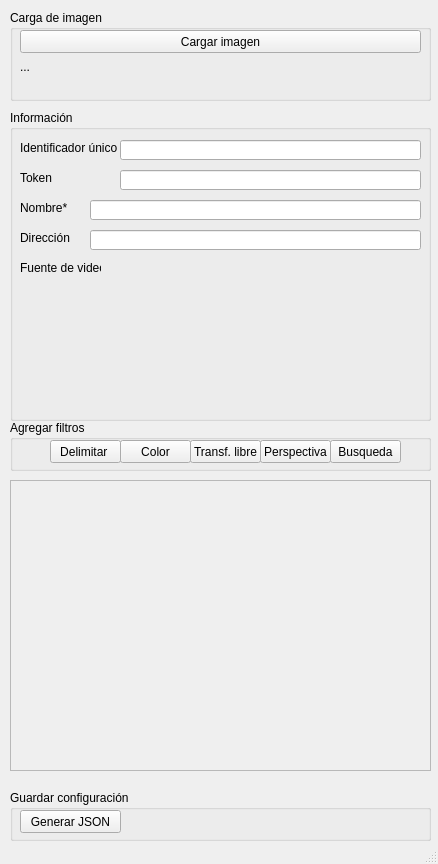
<?xml version="1.0" encoding="UTF-8"?>
<ui version="4.0">
 <class>MainWindow</class>
 <widget class="QMainWindow" name="MainWindow">
  <property name="geometry">
   <rect>
    <x>0</x>
    <y>0</y>
    <width>438</width>
    <height>864</height>
   </rect>
  </property>
  <property name="windowTitle">
   <string>Editor</string>
  </property>
  <widget class="QWidget" name="centralwidget">
   <widget class="QGroupBox" name="gbr_load_image">
    <property name="geometry">
     <rect>
      <x>10</x>
      <y>10</y>
      <width>421</width>
      <height>91</height>
     </rect>
    </property>
    <property name="title">
     <string>Carga de imagen</string>
    </property>
    <widget class="QPushButton" name="btn_load_image">
     <property name="geometry">
      <rect>
       <x>10</x>
       <y>20</y>
       <width>401</width>
       <height>23</height>
      </rect>
     </property>
     <property name="text">
      <string>Cargar imagen</string>
     </property>
    </widget>
    <widget class="QLabel" name="lbl_load_image">
     <property name="geometry">
      <rect>
       <x>10</x>
       <y>50</y>
       <width>391</width>
       <height>31</height>
      </rect>
     </property>
     <property name="text">
      <string>...</string>
     </property>
     <property name="alignment">
      <set>Qt::AlignLeading|Qt::AlignLeft|Qt::AlignTop</set>
     </property>
    </widget>
   </widget>
   <widget class="QScrollArea" name="scrollArea_filters">
    <property name="geometry">
     <rect>
      <x>10</x>
      <y>480</y>
      <width>421</width>
      <height>291</height>
     </rect>
    </property>
    <property name="widgetResizable">
     <bool>true</bool>
    </property>
    <property name="alignment">
     <set>Qt::AlignRight|Qt::AlignTrailing|Qt::AlignVCenter</set>
    </property>
    <widget class="QWidget" name="scrollAreaWidgetContents">
     <property name="geometry">
      <rect>
       <x>0</x>
       <y>0</y>
       <width>419</width>
       <height>289</height>
      </rect>
     </property>
     <layout class="QGridLayout" name="gridLayout">
      <item row="0" column="0">
       <layout class="QFormLayout" name="formLayout"/>
      </item>
     </layout>
    </widget>
   </widget>
   <widget class="QGroupBox" name="gbr_add_filter">
    <property name="geometry">
     <rect>
      <x>10</x>
      <y>420</y>
      <width>421</width>
      <height>51</height>
     </rect>
    </property>
    <property name="title">
     <string>Agregar filtros</string>
    </property>
    <property name="checkable">
     <bool>false</bool>
    </property>
    <widget class="QPushButton" name="btn_delimite">
     <property name="geometry">
      <rect>
       <x>40</x>
       <y>20</y>
       <width>71</width>
       <height>23</height>
      </rect>
     </property>
     <property name="text">
      <string>Delimitar </string>
     </property>
    </widget>
    <widget class="QPushButton" name="btn_color">
     <property name="geometry">
      <rect>
       <x>110</x>
       <y>20</y>
       <width>71</width>
       <height>23</height>
      </rect>
     </property>
     <property name="text">
      <string>Color</string>
     </property>
    </widget>
    <widget class="QPushButton" name="btn_transformation">
     <property name="geometry">
      <rect>
       <x>180</x>
       <y>20</y>
       <width>71</width>
       <height>23</height>
      </rect>
     </property>
     <property name="text">
      <string>Transf. libre</string>
     </property>
    </widget>
    <widget class="QPushButton" name="btn_perspective">
     <property name="geometry">
      <rect>
       <x>250</x>
       <y>20</y>
       <width>71</width>
       <height>23</height>
      </rect>
     </property>
     <property name="text">
      <string>Perspectiva</string>
     </property>
    </widget>
    <widget class="QPushButton" name="btn_search">
     <property name="geometry">
      <rect>
       <x>320</x>
       <y>20</y>
       <width>71</width>
       <height>23</height>
      </rect>
     </property>
     <property name="text">
      <string>Busqueda</string>
     </property>
    </widget>
   </widget>
   <widget class="QGroupBox" name="gbr_end">
    <property name="geometry">
     <rect>
      <x>10</x>
      <y>790</y>
      <width>421</width>
      <height>51</height>
     </rect>
    </property>
    <property name="title">
     <string>Guardar configuración</string>
    </property>
    <property name="checkable">
     <bool>false</bool>
    </property>
    <widget class="QPushButton" name="btn_save_json">
     <property name="geometry">
      <rect>
       <x>10</x>
       <y>20</y>
       <width>101</width>
       <height>23</height>
      </rect>
     </property>
     <property name="text">
      <string>Generar JSON</string>
     </property>
    </widget>
   </widget>
   <widget class="QGroupBox" name="gbr_info">
    <property name="geometry">
     <rect>
      <x>10</x>
      <y>110</y>
      <width>421</width>
      <height>311</height>
     </rect>
    </property>
    <property name="title">
     <string>Información</string>
    </property>
    <widget class="QLineEdit" name="txb_identifier">
     <property name="geometry">
      <rect>
       <x>110</x>
       <y>30</y>
       <width>301</width>
       <height>20</height>
      </rect>
     </property>
    </widget>
    <widget class="QLabel" name="gbr_lbl_identifier">
     <property name="geometry">
      <rect>
       <x>10</x>
       <y>30</y>
       <width>101</width>
       <height>16</height>
      </rect>
     </property>
     <property name="text">
      <string>Identificador único</string>
     </property>
    </widget>
    <widget class="QLabel" name="gbr_lbl_name">
     <property name="geometry">
      <rect>
       <x>10</x>
       <y>90</y>
       <width>51</width>
       <height>16</height>
      </rect>
     </property>
     <property name="text">
      <string>Nombre*</string>
     </property>
    </widget>
    <widget class="QLineEdit" name="txb_name">
     <property name="geometry">
      <rect>
       <x>80</x>
       <y>90</y>
       <width>331</width>
       <height>20</height>
      </rect>
     </property>
    </widget>
    <widget class="QLabel" name="gbr_lbl_address">
     <property name="geometry">
      <rect>
       <x>10</x>
       <y>120</y>
       <width>51</width>
       <height>16</height>
      </rect>
     </property>
     <property name="text">
      <string>Dirección</string>
     </property>
    </widget>
    <widget class="QLineEdit" name="txb_address">
     <property name="geometry">
      <rect>
       <x>80</x>
       <y>120</y>
       <width>331</width>
       <height>20</height>
      </rect>
     </property>
    </widget>
    <widget class="QLabel" name="gbr_lbl_token">
     <property name="geometry">
      <rect>
       <x>10</x>
       <y>60</y>
       <width>51</width>
       <height>16</height>
      </rect>
     </property>
     <property name="text">
      <string>Token</string>
     </property>
    </widget>
    <widget class="QLineEdit" name="txb_token">
     <property name="geometry">
      <rect>
       <x>110</x>
       <y>60</y>
       <width>301</width>
       <height>20</height>
      </rect>
     </property>
    </widget>
    <widget class="QLabel" name="gbr_lbl_address_2">
     <property name="geometry">
      <rect>
       <x>10</x>
       <y>150</y>
       <width>81</width>
       <height>16</height>
      </rect>
     </property>
     <property name="text">
      <string>Fuente de video</string>
     </property>
    </widget>
   </widget>
  </widget>
  <widget class="QStatusBar" name="statusbar"/>
 </widget>
 <resources/>
 <connections/>
</ui>
